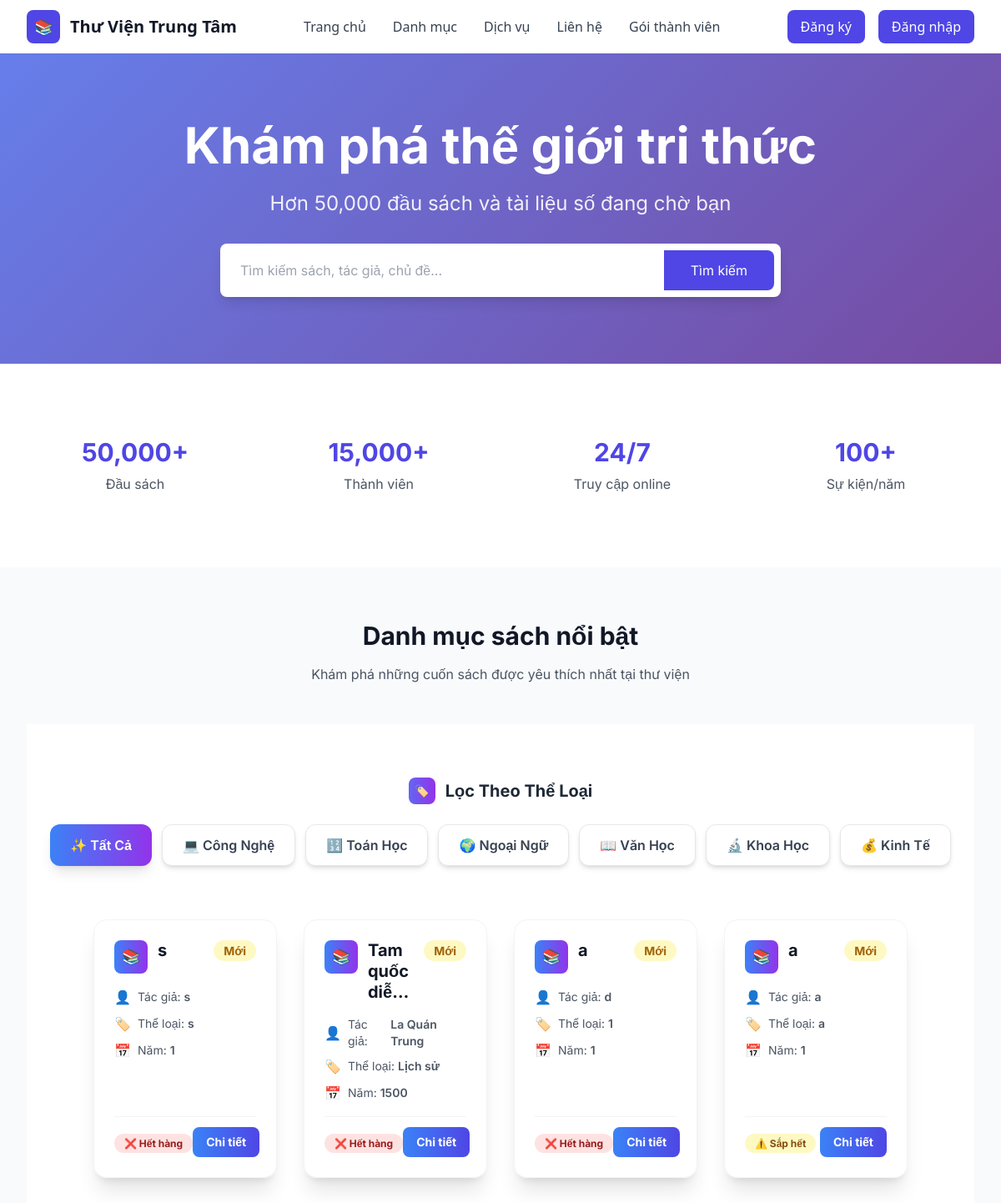
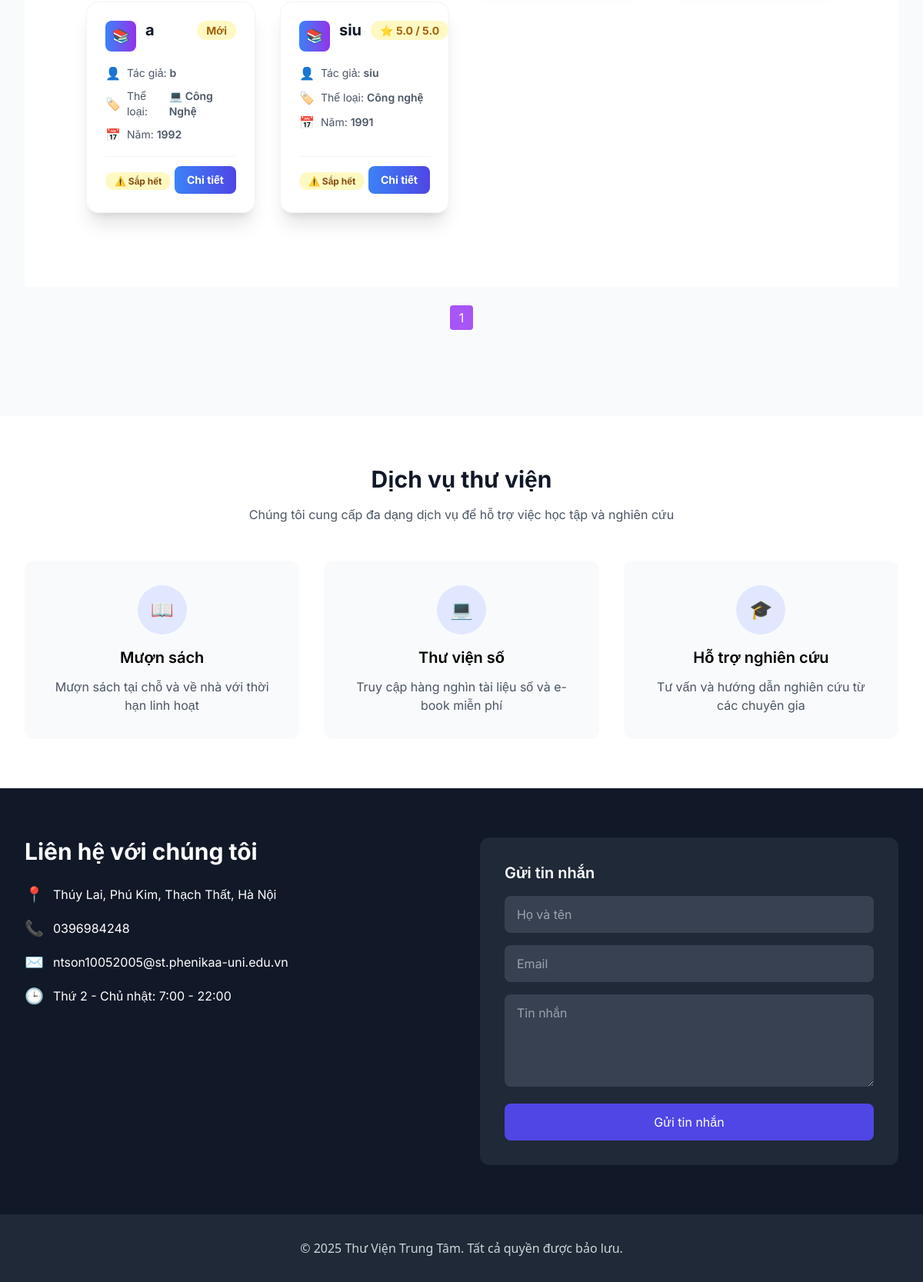
Screenshot of /library/home/ (signed in) with the database file from the repository (2 pictures, top to bottom).
### Librarian/models.py (models this page shows, shortened)
class Book(models.Model):
    STATUS_CHOICES = [
        ('available', 'Available'),
        ('unavailable', 'Unavailable'),
    ]
    book_id = models.AutoField(primary_key=True)
    title = models.CharField(max_length=255)
    author = models.CharField(max_length=255)
    year = models.IntegerField(blank=True, null=True)
    category = models.CharField(max_length=100, blank=True, null=True)
    quantity = models.PositiveIntegerField(default=0)
    status = models.CharField(max_length=20, choices=STATUS_CHOICES, default='available')
    description = models.TextField(blank=True, null=True)

### library/views.py (the view)
# urls.py: 2. Add a URL to urlpatterns:  path('', views.home, name='home')
def home(request):
    if not request.user.is_authenticated:
        return redirect("account:logout")
    books_with_rating = Book.objects.annotate(
        avg_rating=Avg('reviews__rating')  # ✅ dùng đúng related_name của Review
    ).order_by("-book_id")
    paginator = Paginator(books_with_rating, 8)
    page_number = request.GET.get("page")
    page_obj = paginator.get_page(page_number)
    try:
        user_profile = UserProfile.objects.get(user=request.user)
    except UserProfile.DoesNotExist:
        return redirect("login")
    context = {
        "user_profile": user_profile,
        "max_days": getattr(user_profile, "max_days", 10),
        "page_obj": page_obj,  # ✅ chứa cả avg_rating rồi
    }
    return render(request, "library/home.html", context)

### library/templates/library/home.html (shortened to what this page needs)
{% extends "base.html" %}
{% block content %}
<div class="bg-gray-50" style="font-family:'Inter', sans-serif;">
    <section id="home" class="hero-gradienthome text-white py-20">
        <div class="max-w-7xl mx-auto px-4 sm:px-6 lg:px-8 text-center">
            <h2 class="text-4xl md:text-6xl font-bold mb-6">Khám phá thế giới tri thức</h2>
            <p class="text-xl md:text-2xl mb-8 opacity-90">Hơn 50,000 đầu sách và tài liệu số đang chờ bạn</p>
            <div class="max-w-2xl mx-auto">
                <div class="flex bg-white rounded-lg p-2 shadow-lg">
                    <input type="text" id="searchInput" placeholder="Tìm kiếm sách, tác giả, chủ đề..."
                           class="flex-1 px-4 py-3 text-gray-700 focus:outline-none rounded-l-lg">
                    <button onclick="searchBooks()" class="bg-indigo-600 text-white px-8 py-3 rounded-r-lg hover:bg-indigo-700 transition-colors">
                        Tìm kiếm
                    </button>
                </div>
            </div>
        </div>
    </section>
    <section class="py-16 bg-white">
        <div class="max-w-7xl mx-auto px-4 sm:px-6 lg:px-8">
            <div class="grid grid-cols-2 md:grid-cols-4 gap-8 text-center">
                <div class="p-6">
                    <div class="text-3xl font-bold text-indigo-600 mb-2">50,000+</div>
                    <div class="text-gray-600">Đầu sách</div>
                </div>
                <div class="p-6">
                    <div class="text-3xl font-bold text-indigo-600 mb-2">15,000+</div>
                    <div class="text-gray-600">Thành viên</div>
                </div>
                <div class="p-6">
                    <div class="text-3xl font-bold text-indigo-600 mb-2">24/7</div>
                    <div class="text-gray-600">Truy cập online</div>
                </div>
                <div class="p-6">
                    <div class="text-3xl font-bold text-indigo-600 mb-2">100+</div>
                    <div class="text-gray-600">Sự kiện/năm</div>
                </div>
            </div>
        </div>
    </section>
    <section id="catalog" class="py-16 bg-gray-50">
        <div class="max-w-7xl mx-auto px-4 sm:px-6 lg:px-8">
            <div class="text-center mb-12">
                <h3 class="text-3xl font-bold text-gray-900 mb-4">Danh mục sách nổi bật</h3>
                <p class="text-gray-600 max-w-2xl mx-auto">Khám phá những cuốn sách được yêu thích nhất tại thư viện</p>
            </div>
<section class="py-16 bg-white">
    <div class="mb-8 flex flex-col items-center">
        <h3 class="text-xl font-bold text-gray-800 mb-6 flex items-center justify-center">
            <span class="w-8 h-8 bg-gradient-to-r from-indigo-500 to-purple-600 rounded-lg flex items-center justify-center mr-3">
                <span class="text-white text-sm">🏷️</span>
            </span>
            Lọc Theo Thể Loại
        </h3>
        <div class="flex flex-wrap justify-center gap-3">
            <button
                onclick="filterBooks('all')"
                class="category-btn filter-btn bg-gradient-to-r from-blue-500 to-purple-600 text-white px-6 py-3 rounded-xl font-semibold shadow-lg hover:shadow-xl transition-all duration-300"
            >
                ✨ Tất Cả
            </button>
            <button
                onclick="filterBooks('cong-nghe')"
                class="category-btn filter-btn bg-white text-gray-700 px-6 py-3 rounded-xl font-semibold shadow-md hover:bg-gradient-to-r hover:from-blue-500 hover:to-purple-600 hover:text-white transition-all duration-300 border border-gray-200"
            >
                💻 Công Nghệ
            </button>
            <button
                onclick="filterBooks('toan-hoc')"
                class="category-btn filter-btn bg-white text-gray-700 px-6 py-3 rounded-xl font-semibold shadow-md hover:bg-gradient-to-r hover:from-blue-500 hover:to-purple-600 hover:text-white transition-all duration-300 border border-gray-200"
            >
                🔢 Toán Học
            </button>
            <button
                onclick="filterBooks('ngoai-ngu')"
                class="category-btn filter-btn bg-white text-gray-700 px-6 py-3 rounded-xl font-semibold shadow-md hover:bg-gradient-to-r hover:from-blue-500 hover:to-purple-600 hover:text-white transition-all duration-300 border border-gray-200"
            >
                🌍 Ngoại Ngữ
            </button>
            <button
                onclick="filterBooks('van-hoc')"
                class="category-btn filter-btn bg-white text-gray-700 px-6 py-3 rounded-xl font-semibold shadow-md hover:bg-gradient-to-r hover:from-blue-500 hover:to-purple-600 hover:text-white transition-all duration-300 border border-gray-200"
            >
                📖 Văn Học
            </button>
            <button
                onclick="filterBooks('khoa-hoc')"
                class="category-btn filter-btn bg-white text-gray-700 px-6 py-3 rounded-xl font-semibold shadow-md hover:bg-gradient-to-r hover:from-blue-500 hover:to-purple-600 hover:text-white transition-all duration-300 border border-gray-200"
            >
                🔬 Khoa Học
            </button>
            <button
                onclick="filterBooks('kinh-te')"
                class="category-btn filter-btn bg-white text-gray-700 px-6 py-3 rounded-xl font-semibold shadow-md hover:bg-gradient-to-r hover:from-blue-500 hover:to-purple-600 hover:text-white transition-all duration-300 border border-gray-200"
            >
                💰 Kinh Tế
            </button>
        </div>
    </div>
 <div class="container mx-auto px-6 py-8">
    <div
        id="bookList"
        class="grid grid-cols-1 sm:grid-cols-2 md:grid-cols-3 lg:grid-cols-4 gap-8 justify-items-stretch"
    >
        {% for book in page_obj %}
        <div
            class="book-item book-card h-full flex flex-col p-6 rounded-2xl shadow-xl transition-all duration-300 hover:shadow-2xl hover:scale-[1.01] border border-gray-100"
            data-category="{{ book.category|slugify }}"
        >
            <div class="flex flex-col flex-grow">
                <div class="flex items-start justify-between mb-4">
                    <div class="flex items-start flex-1 mr-3">
                        <div
                            class="w-10 h-10 bg-gradient-to-r from-blue-500 to-purple-600 rounded-lg flex items-center justify-center flex-shrink-0 mr-3"
                        >
                            <span class="text-white text-lg"> 📚 </span>
                        </div>
                        <h4 class="text-xl font-bold text-gray-900 line-clamp-3 overflow-hidden break-words leading-tight flex-grow">
                            {{ book.title }}
                        </h4>
                    </div>
                    <div class="flex-shrink-0">
                        <span class="text-sm font-bold bg-yellow-100 text-yellow-700 px-3 py-1 rounded-full whitespace-nowrap">
                            {% if book.avg_rating %}
                            ⭐️ {{ book.avg_rating|floatformat:1 }} / 5.0
                            {% else %}
                            Mới
                            {% endif %}
                        </span>
                    </div>
                </div>
                <div class="space-y-2 text-gray-600 text-sm mb-4 flex-grow">
                    <p class="flex items-center">
                        <span class="mr-2 text-base">👤</span>
                        <span>Tác giả:</span>
                        <span class="font-semibold ml-1">{{ book.author }}</span>
                    </p>
                    <p class="flex items-center">
                        <span class="mr-2 text-base">🏷️</span>
                        <span>Thể loại:</span>
                        <span class="font-semibold ml-1">{{ book.category }}</span>
                    </p>
                    <p class="flex items-center">
                        <span class="mr-2 text-base">📅</span>
                        <span>Năm:</span>
                        <span class="font-semibold ml-1">{{ book.year }}</span>
                    </p>
                </div>
                <div class="flex justify-between items-center pt-3 border-t border-gray-100 mt-auto">
                    <div>
                        {% if book.quantity > 5 %}
                        <span
                            class="status-badge bg-green-100 text-green-800 px-3 py-1 rounded-full text-xs font-bold whitespace-nowrap"
                        >
                            ✅ Còn hàng
                        </span>
                        {% elif book.quantity > 0 %}
                        <span
                            class="status-badge bg-yellow-100 text-yellow-800 px-3 py-1 rounded-full text-xs font-bold whitespace-nowrap"
                        >
                            ⚠️ Sắp hết
                        </span>
                        {% else %}
                        <span
                            class="status-badge bg-red-100 text-red-800 px-3 py-1 rounded-full text-xs font-bold whitespace-nowrap"
                        >
                            ❌ Hết hàng
                        </span>
                        {% endif %}
                    </div>
                    <a
                        href="{% url 'library:book_detail_view' book.book_id %}"
                        class="bg-gradient-to-r from-blue-500 to-indigo-600 text-white px-4 py-2 rounded-lg hover:shadow-lg transition-all duration-300 text-sm font-bold whitespace-nowrap text-center"
                    >
                        Chi tiết
                    </a>
                </div>
            </div>
        </div>
        {% endfor %}
    </div>
</div>
</section>
    <div class="flex justify-center mt-6 mb-12 space-x-2">
  {% for num in page_obj.paginator.page_range %}
    {% if page_obj.number == num %}
      <span class="px-3 py-1 bg-purple-500 text-white rounded">{{ num }}</span>
    {% else %}
      <a href="?page={{ num }}"
         class="px-3 py-1 bg-gray-200 rounded hover:bg-gray-300">{{ num }}</a>
    {% endif %}
  {% endfor %}
</div>
        </div>
    </section>
    <section id="services" class="py-16 bg-white">
        <div class="max-w-7xl mx-auto px-4 sm:px-6 lg:px-8">
            <div class="text-center mb-12">
                <h3 class="text-3xl font-bold text-gray-900 mb-4">Dịch vụ thư viện</h3>
                <p class="text-gray-600 max-w-2xl mx-auto">Chúng tôi cung cấp đa dạng dịch vụ để hỗ trợ việc học tập và nghiên cứu</p>
            </div>
            <div class="grid grid-cols-1 md:grid-cols-3 gap-8">
                <a href="{% url 'library:services'%}">
                    <div class="text-center p-8 rounded-xl bg-gray-50 hover:shadow-lg transition-shadow">
                        <div class="w-16 h-16 bg-indigo-100 rounded-full flex items-center justify-center mx-auto mb-4">
                            <span class="text-2xl">📖</span>
                        </div>
                        <h4 class="text-xl font-semibold mb-3">Mượn sách</h4>
                        <p class="text-gray-600">Mượn sách tại chỗ và về nhà với thời hạn linh hoạt</p>
                    </div>
                </a>
                <a href="{% url 'library:services'%}">
                    <div class="text-center p-8 rounded-xl bg-gray-50 hover:shadow-lg transition-shadow">
                        <div class="w-16 h-16 bg-indigo-100 rounded-full flex items-center justify-center mx-auto mb-4">
                            <span class="text-2xl">💻</span>
                        </div>
                        <h4 class="text-xl font-semibold mb-3">Thư viện số</h4>
                        <p class="text-gray-600">Truy cập hàng nghìn tài liệu số và e-book miễn phí</p>
                    </div>
                </a>
                <a href="{% url 'library:services'%}">
                    <div class="text-center p-8 rounded-xl bg-gray-50 hover:shadow-lg transition-shadow">
                        <div class="w-16 h-16 bg-indigo-100 rounded-full flex items-center justify-center mx-auto mb-4">
                            <span class="text-2xl">🎓</span>
                        </div>
                        <h4 class="text-xl font-semibold mb-3">Hỗ trợ nghiên cứu</h4>
                        <p class="text-gray-600">Tư vấn và hướng dẫn nghiên cứu từ các chuyên gia</p>
                    </div>
                </a>
            </div>
        </div>
    </section>
    <section id="contact" class="py-16 bg-gray-900 text-white">
        <div class="max-w-7xl mx-auto px-4 sm:px-6 lg:px-8">
            <div class="grid grid-cols-1 md:grid-cols-2 gap-12">
                <div>
                    <h3 class="text-3xl font-bold mb-6">Liên hệ với chúng tôi</h3>
                    <div class="space-y-4">
                        <div class="flex items-center space-x-3">
                            <span class="text-xl">📍</span>
                            <span>Thúy Lai, Phú Kim, Thạch Thất, Hà Nội</span>
                        </div>
                        <div class="flex items-center space-x-3">
                            <span class="text-xl">📞</span>
                            <span>0396984248</span>
                        </div>
                        <div class="flex items-center space-x-3">
                            <span class="text-xl">✉️</span>
                            <span>ntson10052005@st.phenikaa-uni.edu.vn</span>
                        </div>
                        <div class="flex items-center space-x-3">
                            <span class="text-xl">🕒</span>
                            <span>Thứ 2 - Chủ nhật: 7:00 - 22:00</span>
                        </div>
                    </div>
                </div>
                <div class="bg-gray-800 p-8 rounded-xl">
                    <h4 class="text-xl font-semibold mb-4">Gửi tin nhắn</h4>
                    <form class="space-y-4">
                        <input type="text" placeholder="Họ và tên"
                               class="w-full px-4 py-3 bg-gray-700 text-white rounded-lg focus:outline-none focus:ring-2 focus:ring-indigo-500">
                        <input type="email" placeholder="Email"
                               class="w-full px-4 py-3 bg-gray-700 text-white rounded-lg focus:outline-none focus:ring-2 focus:ring-indigo-500">
                        <textarea placeholder="Tin nhắn" rows="4"
                                  class="w-full px-4 py-3 bg-gray-700 text-white rounded-lg focus:outline-none focus:ring-2 focus:ring-indigo-500"></textarea>
                        <button type="submit" class="w-full bg-indigo-600 text-white py-3 rounded-lg hover:bg-indigo-700 transition-colors">
                            Gửi tin nhắn
                        </button>
                    </form>
                </div>
            </div>
        </div>
    </section>
</div>
</body>
{% endblock %}

### rows the page displays
Book: title "s", shows "Mới", author "s", category "s", year "1", quantity "❌ Hết hàng"
Book: title "Tam quốc…", shows "Mới", author "La Quán Trung", category "Lịch sử", year "1500", quantity "❌ Hết hàng"
Book: title "a", shows "Mới", author "d", category "1", year "1", quantity "❌ Hết hàng"
Book: title "a", shows "Mới", author "a", category "a", year "1", quantity "⚠️ Sắp hết"
Book: title "a", shows "Mới", author "b", category "💻 Công Nghệ", year "1992", quantity "⚠️ Sắp hết"
Book: title "siu", avg_rating "5.0", author "siu", category "Công nghệ", year "1991", quantity "⚠️ Sắp hết"

### other values shown
{{ num }} "1"
